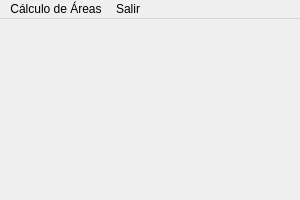
<?xml version="1.0" encoding="UTF-8"?>
<ui version="4.0">
 <class>MainWindow</class>
 <widget class="QMainWindow" name="MainWindow">
  <property name="geometry">
   <rect>
    <x>0</x>
    <y>0</y>
    <width>300</width>
    <height>200</height>
   </rect>
  </property>
  <property name="windowTitle">
   <string>Calculadora de Áreas</string>
  </property>
  <widget class="QWidget" name="centralwidget"/>
  <widget class="QMenuBar" name="menubar">
   <property name="geometry">
    <rect>
     <x>0</x>
     <y>0</y>
     <width>300</width>
     <height>22</height>
    </rect>
   </property>
   <widget class="QMenu" name="menuCalculo_de_Areas">
    <property name="title">
     <string>Cálculo de Áreas</string>
    </property>
    <addaction name="actionSeleccionarFigura"/>
   </widget>
   <addaction name="menuCalculo_de_Areas"/>
   <addaction name="actionSalir"/>
  </widget>
  <action name="actionSeleccionarFigura">
   <property name="text">
    <string>Seleccionar Figura</string>
   </property>
   <property name="shortcut">
    <string>Ctrl+A</string>
   </property>
  </action>
  <action name="actionCirculo">
   <property name="text">
    <string>Circulo</string>
   </property>
  </action>
  <action name="actionTriangulo">
   <property name="text">
    <string>Triangulo</string>
   </property>
  </action>
  <action name="actionRectangulo">
   <property name="text">
    <string>Rectangulo</string>
   </property>
  </action>
  <action name="actionCuadrado">
   <property name="text">
    <string>Cuadrado</string>
   </property>
  </action>
  <action name="actionSalir">
   <property name="text">
    <string>Salir</string>
   </property>
   <property name="shortcut">
    <string>Ctrl+Q</string>
   </property>
  </action>
 </widget>
 <resources/>
 <connections/>
</ui>
